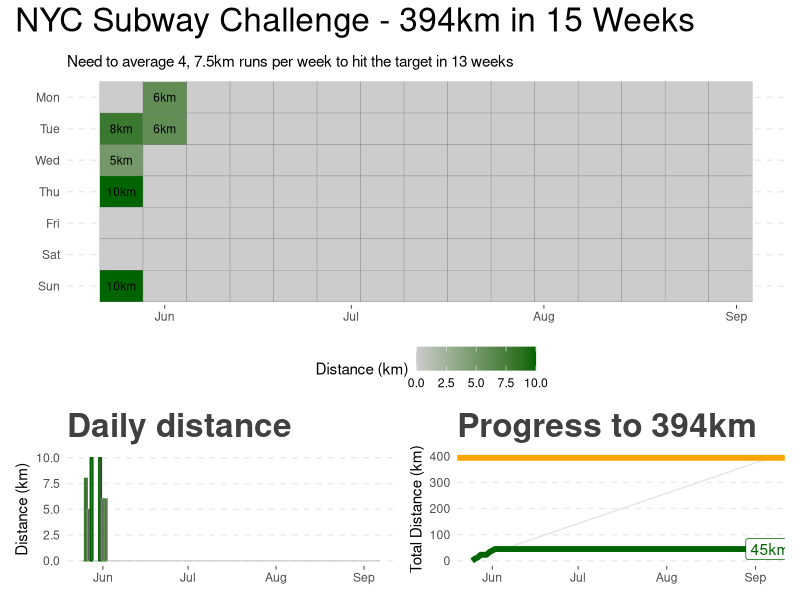

Write R code to recreate this figure.
## ---- chunk 1
library(tidyverse)
library(lubridate)
library(patchwork)

plot_data <- read_csv('data/wal_strava.csv')

blog_theme <- theme_minimal() +
  theme(legend.position='bottom'
        ,plot.title = element_text(color = "grey25", size = 24, face = "bold")) +
  theme(panel.background = element_rect(fill = "transparent", colour = NA),
        plot.background = element_rect(fill = "transparent", colour = NA),
        axis.ticks.x = element_line(size = 0.25),
        panel.grid.major.x = element_blank(),
        panel.grid.major.y = element_line(size = 0.5, linetype = "dashed"),
        panel.grid.minor = element_blank())
## ---- chunk 2
calendar_data <- plot_data %>%
  mutate(WeekOfYear = floor_date(start_date, "week", week_start = 1), 
         DayOfWeek = lubridate::wday(start_date, label = TRUE, week_start = 1)) 

day_chart <- calendar_data %>%
  ggplot(aes(x = WeekOfYear, 
             y = fct_rev(DayOfWeek))) +
  geom_tile(aes(fill = distance), color = "grey50") +
  geom_text(data = calendar_data %>% filter(distance > 0), aes(label = paste0(distance, 'km')), size=3) +
  scale_fill_gradient(low="grey80", high="darkgreen") +
  labs(y = NULL, 
       x = NULL, 
       fill = 'Distance (km)', 
       subtitle = "Need to average 4, 7.5km runs per week to hit the target in 13 weeks ") +
  blog_theme


daily_runs_chart <- plot_data %>%
  ggplot(aes(start_date, distance, color = distance)) + 
  geom_col() +
  scale_color_gradient(low="grey80", high="darkgreen") +
  labs(title = "Daily distance", 
       y = "Distance (km)", 
       x = NULL) +
  guides(color = FALSE) +
  blog_theme

cumsum_distance_data <- plot_data %>%
  arrange(start_date) %>%
  mutate(total_distance = cumsum(distance)) %>%
  mutate(total_distance = ifelse(start_date > today(), NA, total_distance)) 

latest_value <- cumsum_distance_data %>%
  arrange(start_date) %>%
  filter(!is.na(total_distance)) %>%
  summarise(start_date = last(start_date), 
            total_distance = last(total_distance))

target <- plot_data %>%
  mutate(daily_target = 3.75) %>%
  mutate(total_target = cumsum(daily_target))

line_chart <- cumsum_distance_data %>%
  ggplot(aes(start_date, total_distance)) + 
  geom_line(data = target, aes(x = start_date, y = total_target), color = "grey90", size = 0.5) +
  geom_line(color = "darkgreen", size = 2) +
  geom_label(data = latest_value,
             aes(label = paste0(total_distance, 'km')),
             color = "darkgreen") +
  
  geom_hline(yintercept = 394, color = "orange", size = 2) +
  labs(title = "Progress to 394km", 
       y = "Total Distance (km)", x = NULL) +
  blog_theme

day_chart / (daily_runs_chart + line_chart) +
  plot_annotation(
    title = 'NYC Subway Challenge - 394km in 15 Weeks',
    theme = theme(plot.title = element_text(size = 24))
  ) +
  plot_layout(ncol=1,heights=c(2,1))
